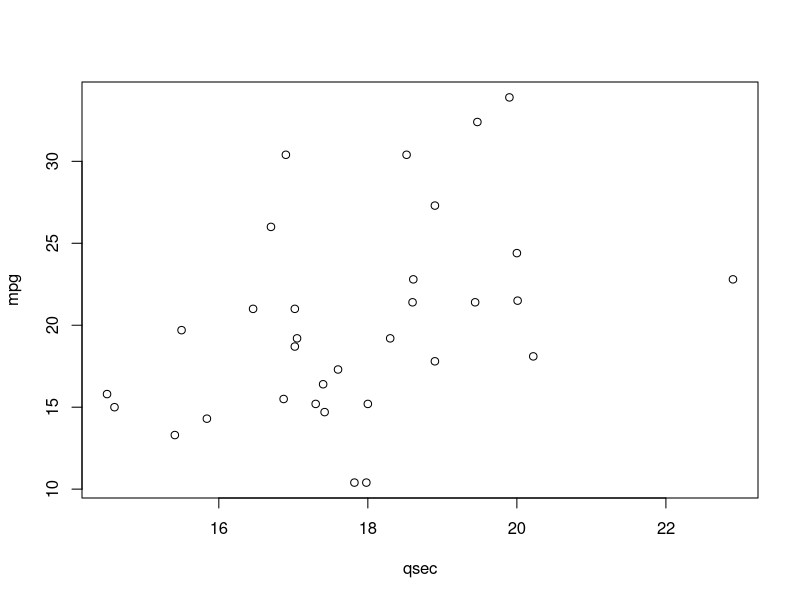
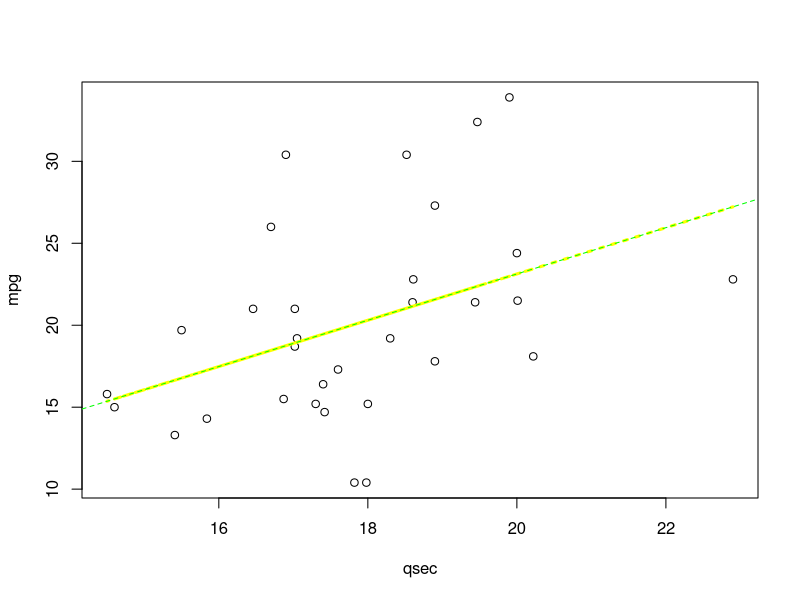

Source code (R) for these figures, in order:
## ---- chunk 1
knitr::opts_chunk$set(echo = TRUE)
## ---- chunk 2
data("mtcars")
head(mtcars)
tail(mtcars)
dim(mtcars)
class(mtcars)
names(mtcars)
rownames(mtcars)
## ---- chunk 3
Y ~ 1 + x1 + x2
# Y_hat = (Intercept) + Beta_x1 + Beta_x2
## ---- chunk 4
fit1 <- lm(mpg ~ 1 + qsec, mtcars)
summary(fit1)
## ---- chunk 5
head(model.matrix(lm(mpg ~ 1 + qsec, mtcars)))
head(model.matrix(lm(mpg ~ qsec, mtcars)))
## ---- chunk 6
with(mtcars, plot(qsec, mpg))
## also
# plot(mtcars$qsec, mtcars$mpg)
## ---- chunk 7
yhat0 <- predict(fit1)
yhat1 <- fitted(fit1)
yhat2 <- coef(fit1)[1] + coef(fit1)[2] * mtcars$qsec

hatdf <- data.frame(yhat0, yhat1, yhat2)
head(hatdf)
## ---- chunk 8
with(mtcars, plot(qsec, mpg))
lines(mtcars$qsec, yhat0, col = "yellow", lty = 3, lwd = 3)
abline(fit1, col = "green", lty = 2)
## ---- chunk 9
head(cbind(mtcars$qsec, yhat0))
# head(data.frame(mtcars$qsec, yhat0))
## ---- chunk 10
y_mean <- mean(mtcars$mpg)
y_mean
## ---- chunk 11
TSS <- sum((mtcars$mpg - y_mean)^2)
TSS
## ---- chunk 12
RegSS <- sum((yhat0 - y_mean)^2)
## ---- chunk 13
ESS <- sum((mtcars$mpg - yhat0)^2)
## ---- chunk 14
RegSS + ESS
## ---- chunk 15
x_mean <- mean(mtcars$qsec)
## ---- chunk 16
x <- mtcars$qsec
y <- mtcars$mpg
beta1 <- sum ((x - x_mean) * (y - y_mean)) / sum ((x - x_mean)^2 )
## ---- chunk 17
beta0 <- y_mean - (beta1 * x_mean)
## ---- chunk 18
coef(fit1)
## ---- chunk 19
beta0
beta1
